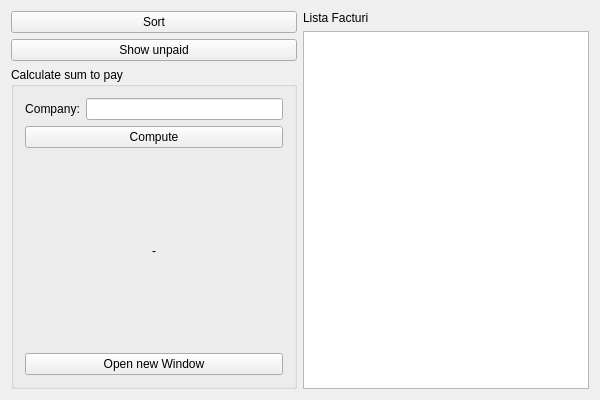
<?xml version="1.0" encoding="UTF-8"?>
<ui version="4.0">
 <class>GUIClass</class>
 <widget class="QWidget" name="GUIClass">
  <property name="geometry">
   <rect>
    <x>0</x>
    <y>0</y>
    <width>600</width>
    <height>400</height>
   </rect>
  </property>
  <property name="windowTitle">
   <string>GUI</string>
  </property>
  <layout class="QHBoxLayout" name="horizontalLayout">
   <item>
    <layout class="QVBoxLayout" name="verticalLayout_3">
     <item>
      <widget class="QPushButton" name="sortButton">
       <property name="text">
        <string>Sort</string>
       </property>
      </widget>
     </item>
     <item>
      <widget class="QPushButton" name="coloreazaNeplatite">
       <property name="text">
        <string>Show unpaid</string>
       </property>
      </widget>
     </item>
     <item>
      <widget class="QGroupBox" name="groupBox">
       <property name="title">
        <string>Calculate sum to pay</string>
       </property>
       <layout class="QVBoxLayout" name="verticalLayout">
        <item>
         <layout class="QHBoxLayout" name="horizontalLayout_2">
          <item>
           <widget class="QLabel" name="label_3">
            <property name="text">
             <string>Company:</string>
            </property>
            <property name="alignment">
             <set>Qt::AlignCenter</set>
            </property>
           </widget>
          </item>
          <item>
           <widget class="QLineEdit" name="companyLineEdit"/>
          </item>
         </layout>
        </item>
        <item>
         <widget class="QPushButton" name="computeButton">
          <property name="text">
           <string>Compute</string>
          </property>
         </widget>
        </item>
        <item>
         <widget class="QLabel" name="suma">
          <property name="text">
           <string>-</string>
          </property>
          <property name="alignment">
           <set>Qt::AlignCenter</set>
          </property>
         </widget>
        </item>
        <item>
         <widget class="QPushButton" name="openNewWindow">
          <property name="text">
           <string>Open new Window</string>
          </property>
         </widget>
        </item>
       </layout>
      </widget>
     </item>
    </layout>
   </item>
   <item>
    <layout class="QVBoxLayout" name="verticalLayout_2">
     <item>
      <widget class="QLabel" name="label">
       <property name="text">
        <string>Lista Facturi</string>
       </property>
      </widget>
     </item>
     <item>
      <widget class="QListWidget" name="listaFacturi"/>
     </item>
    </layout>
   </item>
  </layout>
 </widget>
 <layoutdefault spacing="6" margin="11"/>
 <resources>
  <include location="gui.qrc"/>
 </resources>
 <connections/>
</ui>
